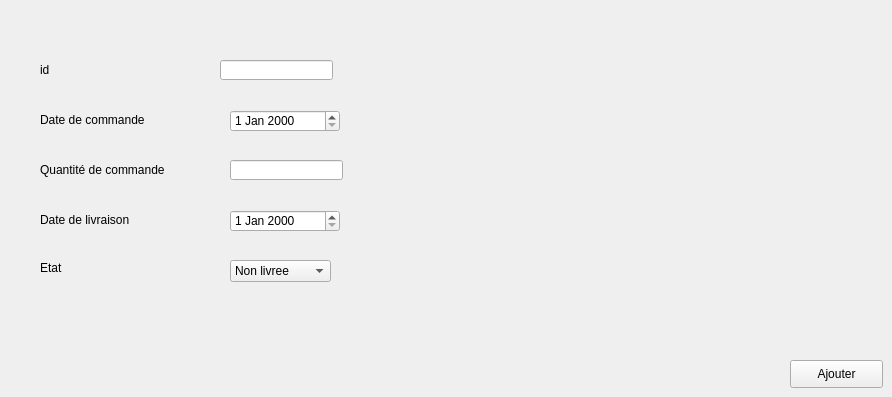
       <widget class="QWidget" name="tab_12">
        <attribute name="title">
         <string>Ajout Commande</string>
        </attribute>
        <widget class="QComboBox" name="Etat">
         <property name="geometry">
          <rect>
           <x>230</x>
           <y>260</y>
           <width>101</width>
           <height>22</height>
          </rect>
         </property>
         <item>
          <property name="text">
           <string>Non livree</string>
          </property>
         </item>
        </widget>
        <widget class="QPushButton" name="AjoutCo">
         <property name="geometry">
          <rect>
           <x>790</x>
           <y>360</y>
           <width>93</width>
           <height>28</height>
          </rect>
         </property>
         <property name="text">
          <string>Ajouter</string>
         </property>
        </widget>
        <widget class="QDateEdit" name="DL">
         <property name="geometry">
          <rect>
           <x>230</x>
           <y>210</y>
           <width>110</width>
           <height>22</height>
          </rect>
         </property>
        </widget>
        <widget class="QLabel" name="label_11">
         <property name="geometry">
          <rect>
           <x>40</x>
           <y>210</y>
           <width>121</width>
           <height>20</height>
          </rect>
         </property>
         <property name="text">
          <string>Date de livraison </string>
         </property>
        </widget>
        <widget class="QDateEdit" name="DC">
         <property name="geometry">
          <rect>
           <x>230</x>
           <y>110</y>
           <width>110</width>
           <height>22</height>
          </rect>
         </property>
        </widget>
        <widget class="QLabel" name="label_29">
         <property name="geometry">
          <rect>
           <x>40</x>
           <y>110</y>
           <width>141</width>
           <height>20</height>
          </rect>
         </property>
         <property name="text">
          <string>Date de commande</string>
         </property>
        </widget>
        <widget class="QLabel" name="label_30">
         <property name="geometry">
          <rect>
           <x>40</x>
           <y>260</y>
           <width>71</width>
           <height>16</height>
          </rect>
         </property>
         <property name="text">
          <string>Etat</string>
         </property>
        </widget>
        <widget class="QLabel" name="label_31">
         <property name="geometry">
          <rect>
           <x>40</x>
           <y>160</y>
           <width>161</width>
           <height>20</height>
          </rect>
         </property>
         <property name="text">
          <string>Quantité de commande</string>
         </property>
        </widget>
        <widget class="QLineEdit" name="QC">
         <property name="geometry">
          <rect>
           <x>230</x>
           <y>160</y>
           <width>113</width>
           <height>20</height>
          </rect>
         </property>
        </widget>
        <widget class="QLabel" name="label_38">
         <property name="geometry">
          <rect>
           <x>40</x>
           <y>60</y>
           <width>141</width>
           <height>20</height>
          </rect>
         </property>
         <property name="text">
          <string>id </string>
         </property>
        </widget>
        <widget class="QLineEdit" name="id">
         <property name="geometry">
          <rect>
           <x>220</x>
           <y>60</y>
           <width>113</width>
           <height>20</height>
          </rect>
         </property>
        </widget>
       </widget>
